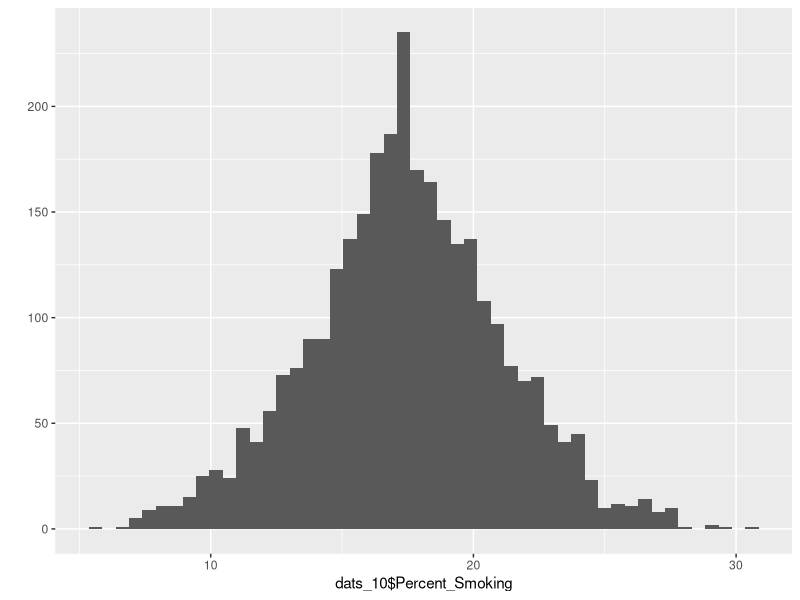
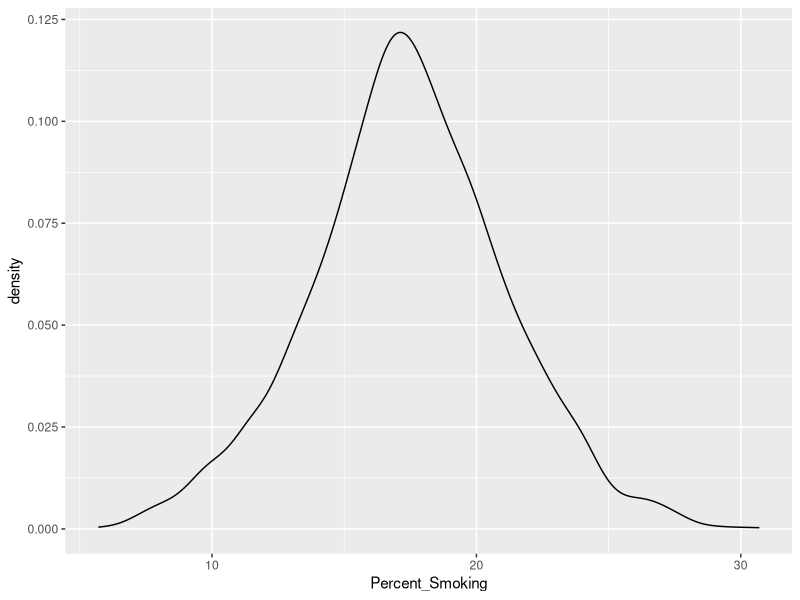
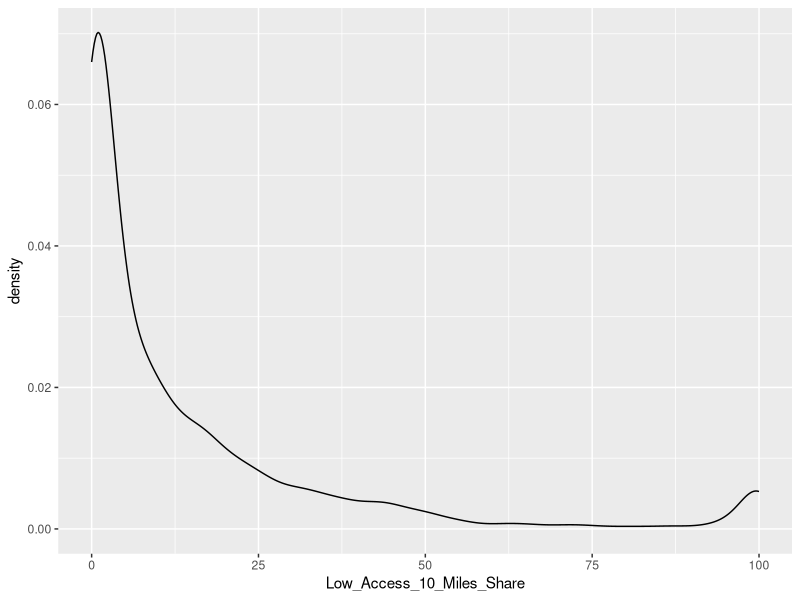
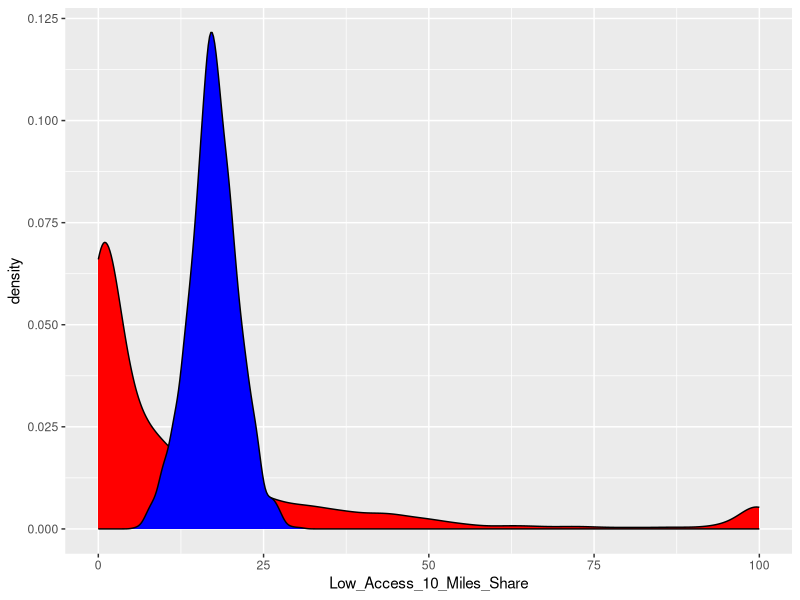
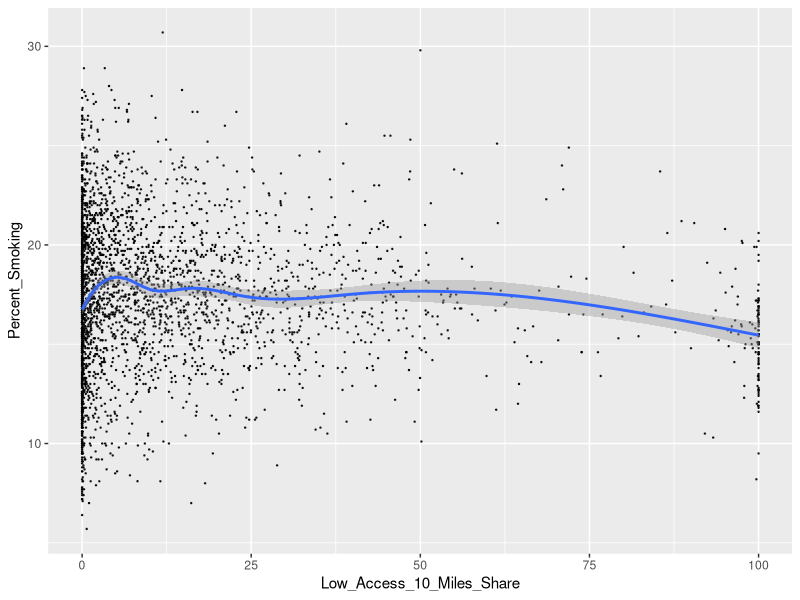
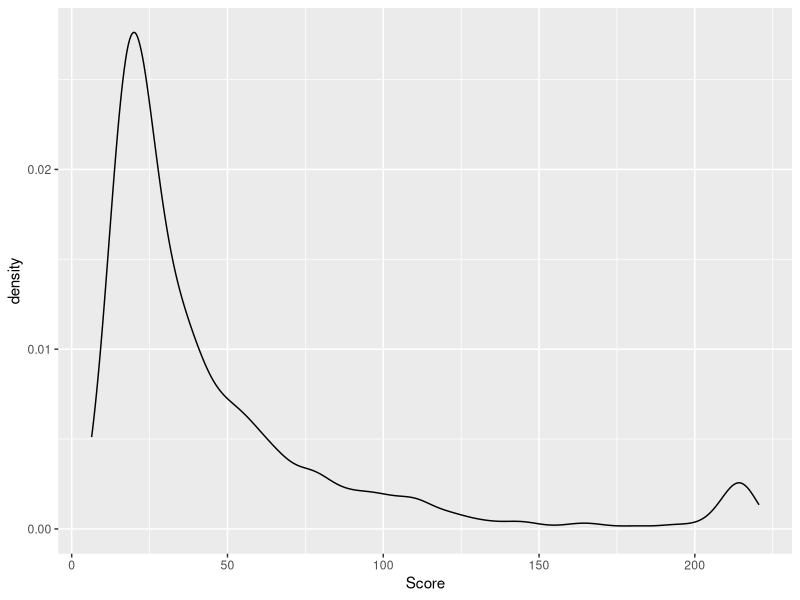

These figures' R source, in order:
## ---- chunk 1
knitr::opts_chunk$set(echo = FALSE, results='asis')
## ---- chunk 2
library(tidyverse)
library(xtable)
setwd("~/Documents/courses/newCollege/current/eda/projects/project2/")
printNamedDf <- function(df, title="") {
  tmp <- xtable(df, caption=title)
  return(print.xtable(tmp, comment=FALSE))
}
printDf <- function(df, title="") {
  tmp <- xtable(df, caption=title)
  return(print.xtable(tmp, comment=FALSE, include.rownames = FALSE))
}
complete_cases <- function(df) {
  tmp <- as.data.frame(names(df))
  tmp <- cbind(tmp, as.data.frame(sapply(df, function(col) {
    sum(complete.cases(col))
  })))
  tmp <- cbind(tmp, as.data.frame(sapply(df, function(col){
    100 * sum(complete.cases(col)) / length(col)
  })))
  names(tmp) <- c("FieldName", "CompleteCases", "PercentComplete")
  return(tmp)
}
## ---- chunk 3
smoking <- read.csv("csv_files/smoking.csv", stringsAsFactors = FALSE)
## ---- chunk 4
aggriData <- read.csv("csv_files/aggriculture_aggregated.csv", stringsAsFactors = FALSE)
names(aggriData) <- gsub("\\.", ",", gsub("_", "\\ ", names(aggriData)))
## ---- chunk 5
dats <- inner_join(smoking, aggriData, by=c("County", "State"))
dats_10 <- dats[,c(1, 2, 3, 9)]
names(dats_10) <- c("State", "County", "Percent_Smoking", "Low_Access_10_Miles_Share")
dats_combine <- dats_10 %>% mutate(Score = Percent_Smoking + 2*Low_Access_10_Miles_Share) %>% select(State, County, Score) %>% arrange(Score)
## ---- chunk 6
printDf(complete_cases(aggriData), title="Complete Cases of County Senior Food Availability")
printDf(complete_cases(smoking), title="Complete Cases of County Smoking Data")
## ---- chunk 7
qplot(dats_10$Percent_Smoking, bins=50)
## ---- chunk 8
ggplot(data=dats_10, aes(Percent_Smoking)) + geom_density()
## ---- chunk 9
ggplot(data=dats_10, aes(Low_Access_10_Miles_Share)) + geom_density()
## ---- chunk 10
ggplot(data=dats_10, aes(Low_Access_10_Miles_Share)) + geom_density(fill="red") + geom_density(aes(Percent_Smoking), fill="blue")
## ---- chunk 11
ggplot(data=dats_10, aes(x=Low_Access_10_Miles_Share, y=Percent_Smoking)) + geom_point(alpha=0.8, size=0.2) + geom_smooth()
## ---- chunk 12
ggplot(data=dats_combine, aes(x=Score)) + geom_density()
## ---- chunk 13
printDf(head(dats_combine), title="Best Counties (according to this score)")
printDf(tail(dats_combine), title="Worst Counties (according to this score)")
